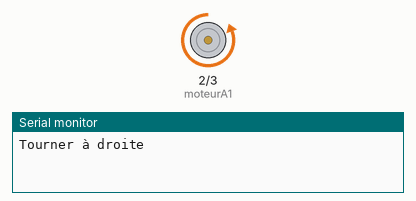
Simulated run of this sketch. Board: Arduino Uno, built with avr-gcc and run on an emulated ATmega328P. Shown: motor-driver pin pairs drawn as motors (green arrow = first pin HIGH = forward, orange = second pin HIGH = backward, longer = more drive), the last lines printed to the serial monitor.

Above: at 1.0 s.
At 5.0 s:
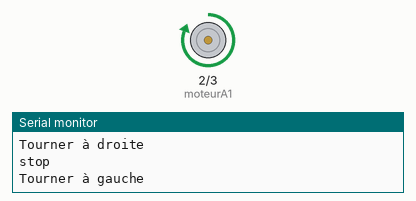
At 7.0 s:
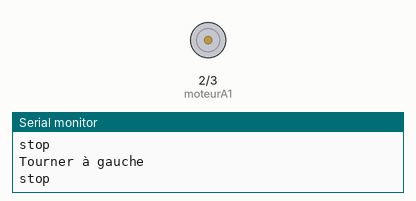
Timing chart, 0 to 10.4 s (numbered marks = the images above):
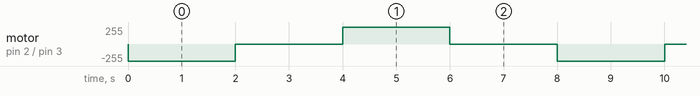

The sketch:

minidriver.ino
```cpp
// la broche vcc du driver recoit l'alimentation qui servira à faire tourner les moteurs :
//    - cette aliomentation peut être le +5 de l'arduino si le moteur est un petit moteur ne demandant pas de puissance
//    - cette alimentation sera  le +6 (rouge) de la batterie 6V si vous voulez un peu de puissance
// La broche gnd du driver reçoit le gnd de l'arduino (plus le noir de la batterie si puissance délivrée par batterie : la masse commune est importante)

// programmation ci-dessous pour 1 seul moteur. Vous pouvez piloter 2 moteur avec ce matériel.

// les pins 2 et 3 de l'arduino sur lesquelles sont mises les consignes sont reliées
//    aux broches in1 et in2 du driver
// les in1 et in2 permettent de piloter le moteur relié en out1 et out2 dans un sens ou dans l'autre.
int moteurA1=2;
int moteurA2=3;

// delai pour chaque action : moteur droite, moteur gauche, moteur éteint
int duree=2000;

void setup() {
  // déclaration des ports arduino en "sortie"
  pinMode(moteurA1,OUTPUT);
  pinMode(moteurA2,OUTPUT);
  Serial.begin(9600);
}

void loop() {
  // lancement de la fonction tourner
  tourner();
}

void tourner(){

  Serial.println("Tourner à droite");
  digitalWrite(moteurA1,0);
  digitalWrite(moteurA2,120); // valeur max 255
  delay(duree);

  digitalWrite(moteurA1,0);
  digitalWrite(moteurA2,0);
  Serial.println("stop");
  delay(duree);

  digitalWrite(moteurA1,120);
  digitalWrite(moteurA2,0);
  Serial.println("Tourner à gauche");
  delay(duree);

  digitalWrite(moteurA1,0);
  digitalWrite(moteurA2,0);
  Serial.println("stop");
  delay(duree);


}
```

Measured:
- by itself, motor on pin 2 (moteurA1) / pin 3 (moteurA2): repeats every 8.0 s: stopped 2.0 s, forward 255/255 2.0 s, stopped 2.0 s, backward 255/255 2.0 s
